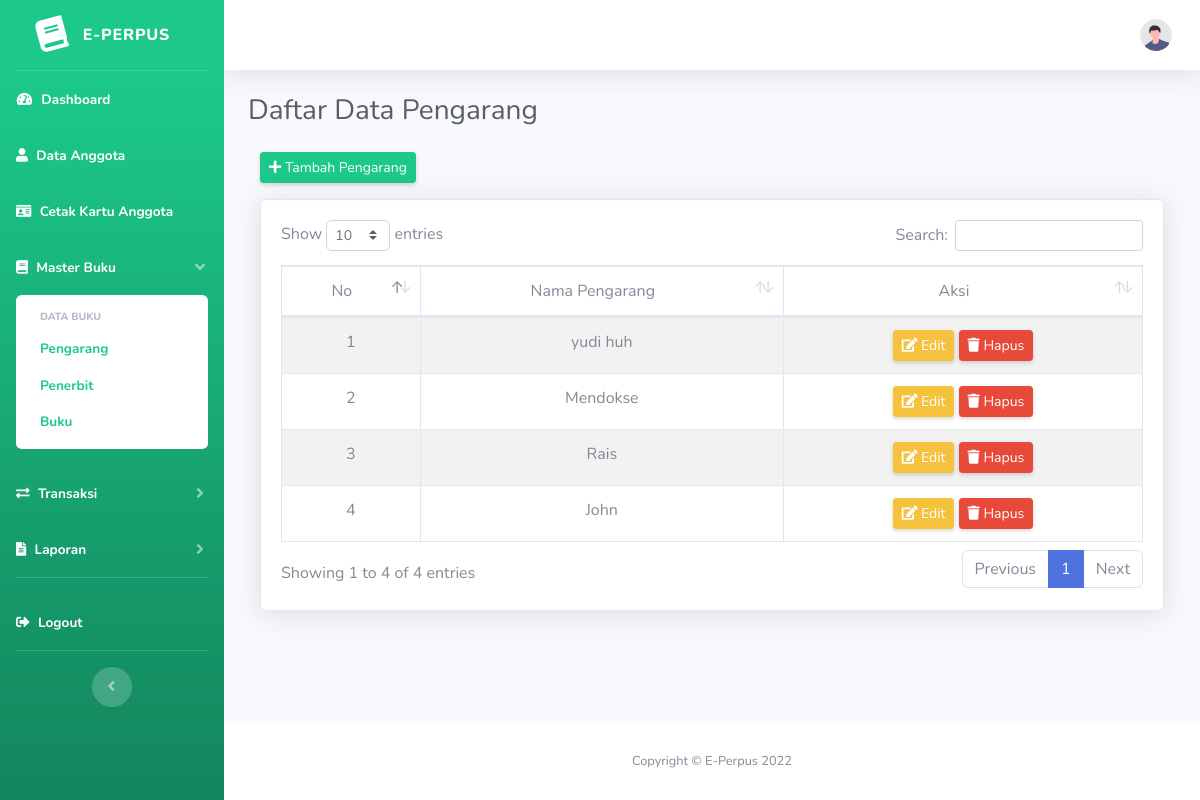
Before: /index.php/pengarang with the older database file.
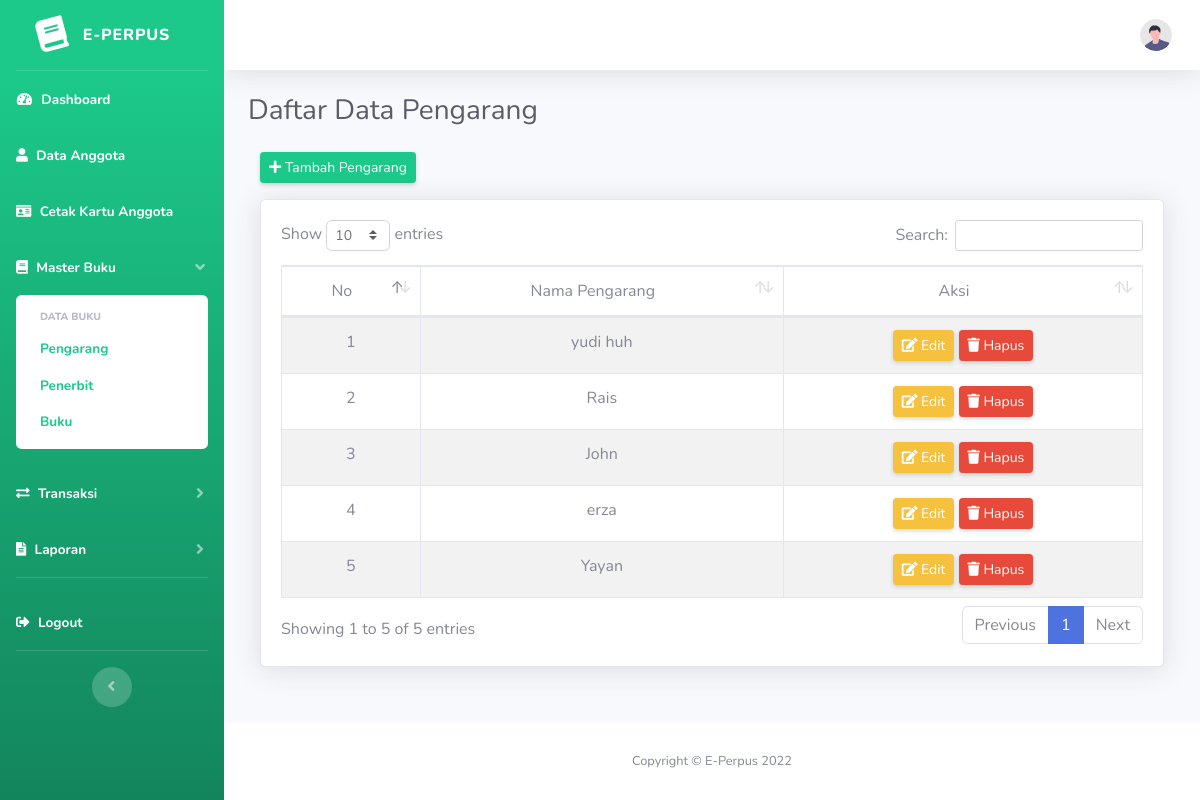
After: the same page with the newer database file.
### tables this page shows
CREATE TABLE `pengarang` (
  `id_pengarang` int(11) NOT NULL,
  `nama_pengarang` varchar(255) NOT NULL
);

### application/controllers/Pengarang.php (called while the page is built, shortened)
<?php
class Pengarang extends CI_Controller {
    public function __construct()
    {
        $this->load->model('m_pengarang');
    }
    public function index()
    {
        $isi['content'] = 'pengarang/v_pengarang';
        $isi['judul'] = 'Daftar Data Pengarang';
        $isi['data_pengarang'] = $this->db->get('pengarang')->result();
        $this->load->view('v_dashboard', $isi);
    }
}

### index.php (called while the page is built, shortened)
<?php
require_once BASEPATH.'core/CodeIgniter.php';

### application/views/pengarang/v_pengarang.php (the view, shortened to what this page needs)
<div class="container-fluid">
    <div class="row">
        <div class="col-md-12 mb-3">
            <a href="<?= base_url('Pengarang/tambah_pengarang'); ?>" class="btn btn-sm btn-success shadow-sm"><i class="fa fa-plus"></i> Tambah Pengarang</a>
        </div>
    </div>
    <div class="card shadow">
        <div class="card-body">
            <div class="table-responsive">
                <table class="table table-bordered table-striped text-center" id="dataTable" width="100%" cellspacing="0">
                    <thead>
                        <tr>
                            <td>No</td>
                            <td>Nama Pengarang</td>
                            <td>Aksi</td>
                        </tr>
                    </thead>
                    <tbody>
                        <?php
                            $no = 1;
                            foreach ($data_pengarang AS $row) {?>
                                <tr>
                                    <td><?= $no++; ?></td>
                                    <td><?= $row->nama_pengarang; ?></td>
                                    <td>
                                        <a href="<?= base_url()?>Pengarang/edit/<?= $row->id_pengarang; ?>" class="btn btn-sm btn-warning shadow-sm"><i class="fa fa-edit"></i> Edit</a>
                                        <a href="<?= base_url()?>Pengarang/hapus/<?= $row->id_pengarang; ?>" class="btn btn-sm btn-danger shadow-sm" onclick="return confirm('Anda Yakin Ingin Menghapus ?');"><i class="fa fa-trash"></i> Hapus</a>
                                    </td>
                                </tr>
                            <?php }
                        ?>
                    </tbody>
                </table>
            </div>
        </div>
    </div>
</div>

Changed rows visible on the page:
removed pengarang: nama_pengarang "Mendokse"
added pengarang: nama_pengarang "erza"
added pengarang: nama_pengarang "Yayan"
Other visible differences:
text written by a page script: "Show entries Search: Showing 1 to 4 of 4 entries Previous 1 Next" → "Show entries Search: Showing 1 to 5 of 5 entries Previous 1 Next"
